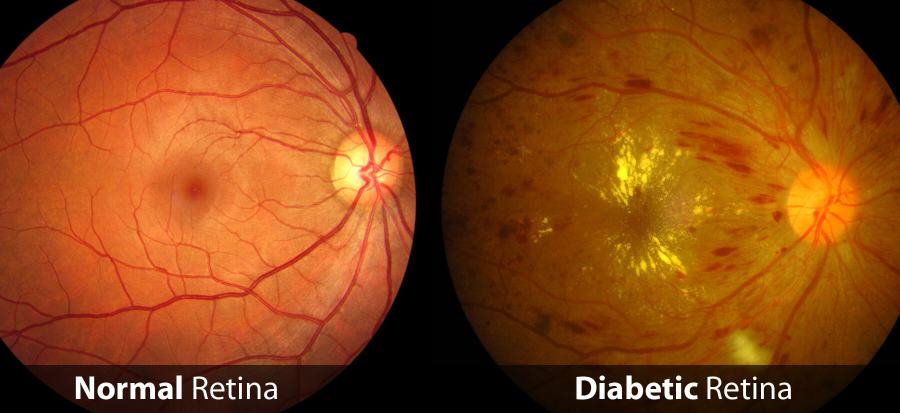
#> input picture src/data/Diabetic-Retina.jpg, 1800 x 825 px (shown at 1/2 size)
$ python -i preProcessing.py   (imports and definitions only)
#> lines starting #> are read from the running program, lines starting #| are printed output that depends on the picture
#> further down, picture is the input picture: PIL image 1800x825 RGB; mean R, G, B 136, 68.1, 20.3
#pre_processing
#pre_processing
import math
import numpy as np
from PIL import Image, ImageShow, ImageEnhance, ImageFilter
import cv2

class PreProcessing:

    def __init__(self, image):
        self.image = image

# contrast
# -----------------------------
    def controst(self, im):
        enhancer = ImageEnhance.Contrast(im)

        factor = 1.8 #increase contrast
        contrast_im = enhancer.enhance(factor)
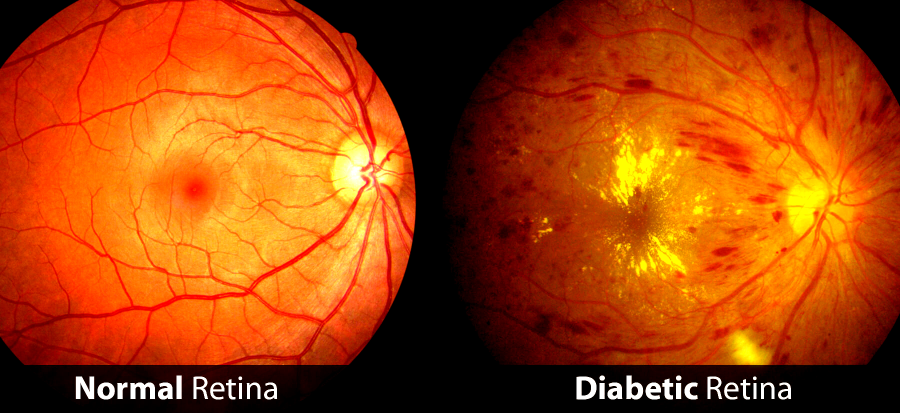
#> contrast_im: PIL image 1800x825 RGB (shown at 1/2 size); mean R, G, B 164.9, 67, 9.3
        return contrast_im

# -----------------------------
# green channel
    def green_channel(self, contrast_im):
        green_channel = Image.Image.split(contrast_im)
        green_channel = green_channel[1]
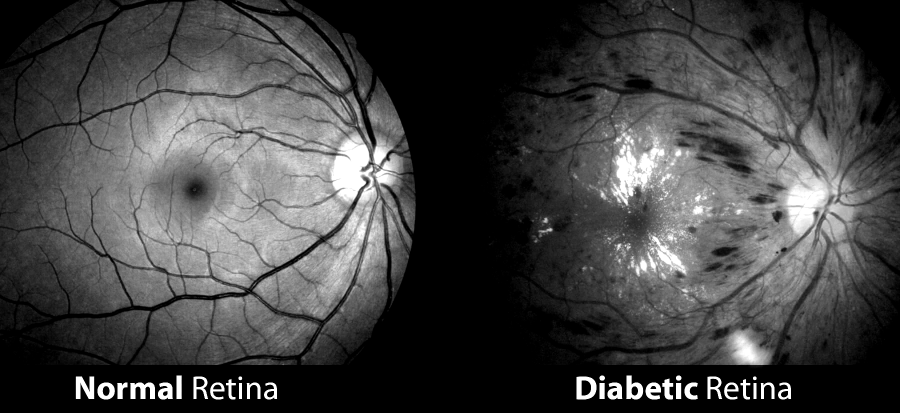
#> green_channel: PIL image 1800x825 L (shown at 1/2 size); min 0, max 255, mean 67
        return green_channel

# ------------------------------
# color normalization
    def color_normalized(self, green_channel):
        def normalize(arr):
            arr = arr.astype('float')
            # Do not touch the alpha channel
            for i in range(3):
                minval = arr[...,i].min()
                maxval = arr[...,i].max()
                if minval != maxval:
                    arr[...,i] -= minval
                    arr[...,i] *= (255.0/(maxval-minval))
#> this loop made 3 passes
#> maxval on passes 1 to 3: 52, 52, 50
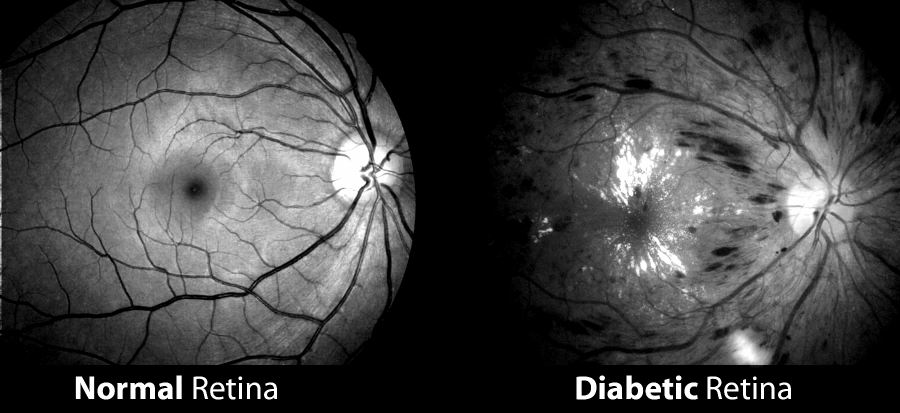
#> arr: shape (825, 1800) float64 (shown at 1/2 size); min 0, max 255, mean 67.1; drawn with min black and max white
            return arr

        def demo_normalize(green_channel):
            arr = np.array(green_channel)
            new_img = Image.fromarray(normalize(arr).astype('uint8'))
            return new_img

        normalized = demo_normalize(green_channel)
        return normalized

# --------------------------------
# remove background
    def remove_back(self, normalized):
        median = normalized.filter(ImageFilter.MedianFilter(size = 29))
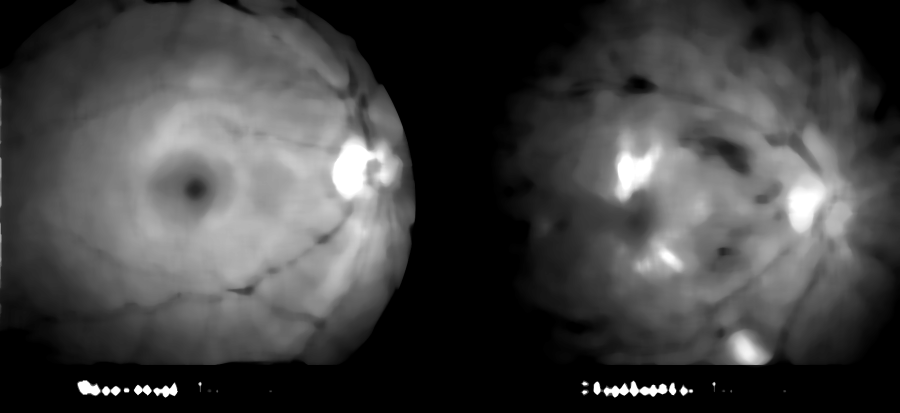
#> median: PIL image 1800x825 L (shown at 1/2 size); min 0, max 255, mean 66.8
        sub2 = cv2.subtract(np.asarray(median),np.asarray(normalized))
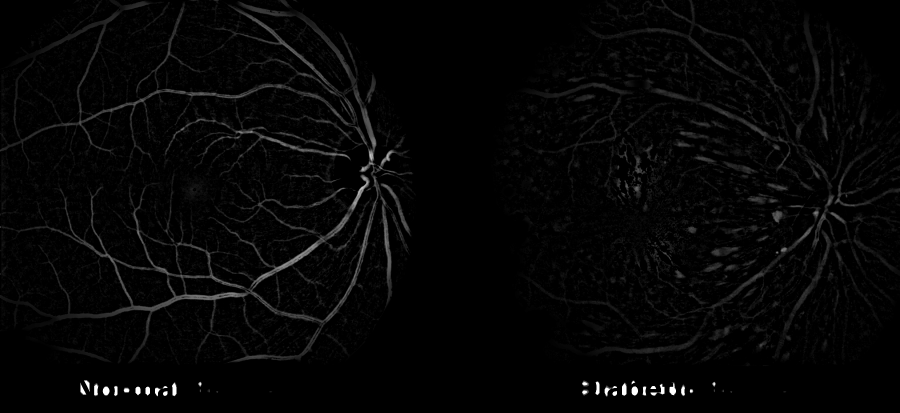
#> sub2: shape (825, 1800) (shown at 1/2 size); min 0, max 255, mean 5.5

        final_im2 = Image.fromarray(sub2)

        return final_im2

#-----------------------------------------
#function_call

    def pre_processed(self):

        controst_im = self.controst(self. image)
        green_channel = self.green_channel(controst_im)
        color_normalized = self.color_normalized(green_channel)
        remove_back = self.remove_back(color_normalized)

        return remove_back

>>> from PIL import Image
>>> picture = Image.open('data/Diabetic-Retina.jpg')
>>> result = PreProcessing(picture).pre_processed()
